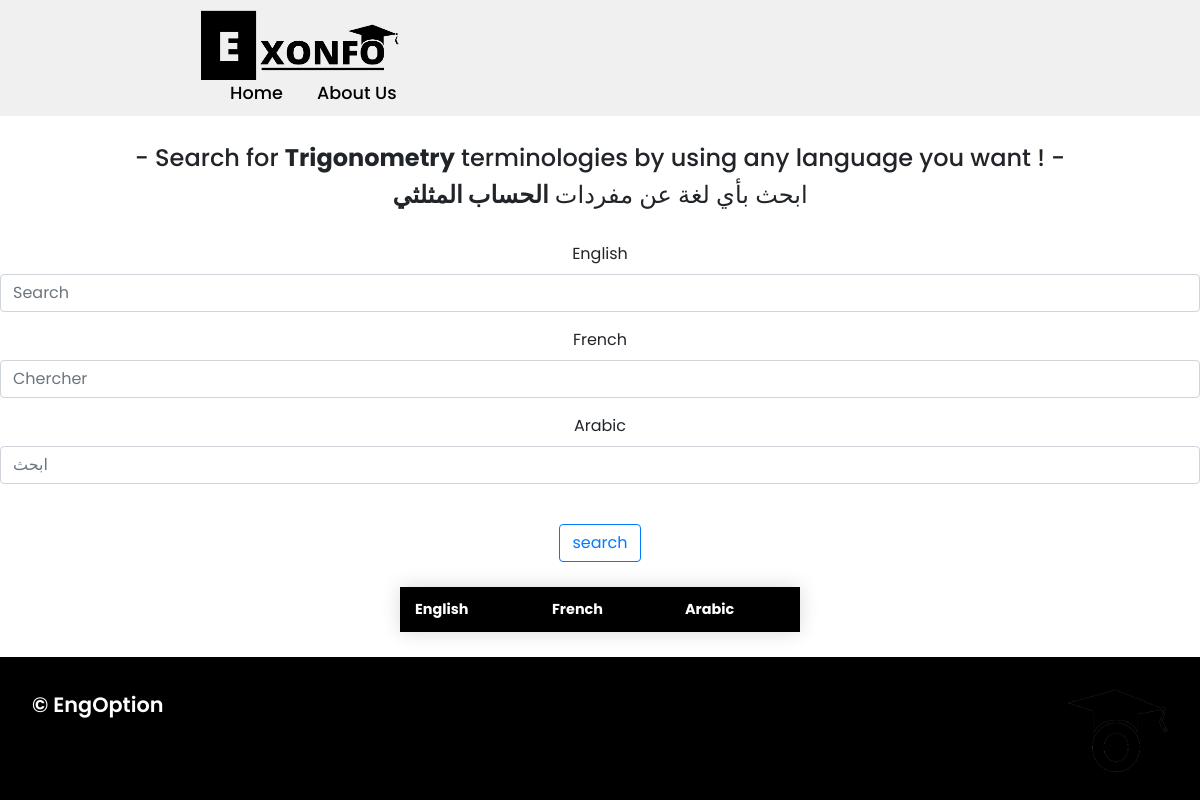
/math/trigonometry/, run on an earlier commit of the app's database.
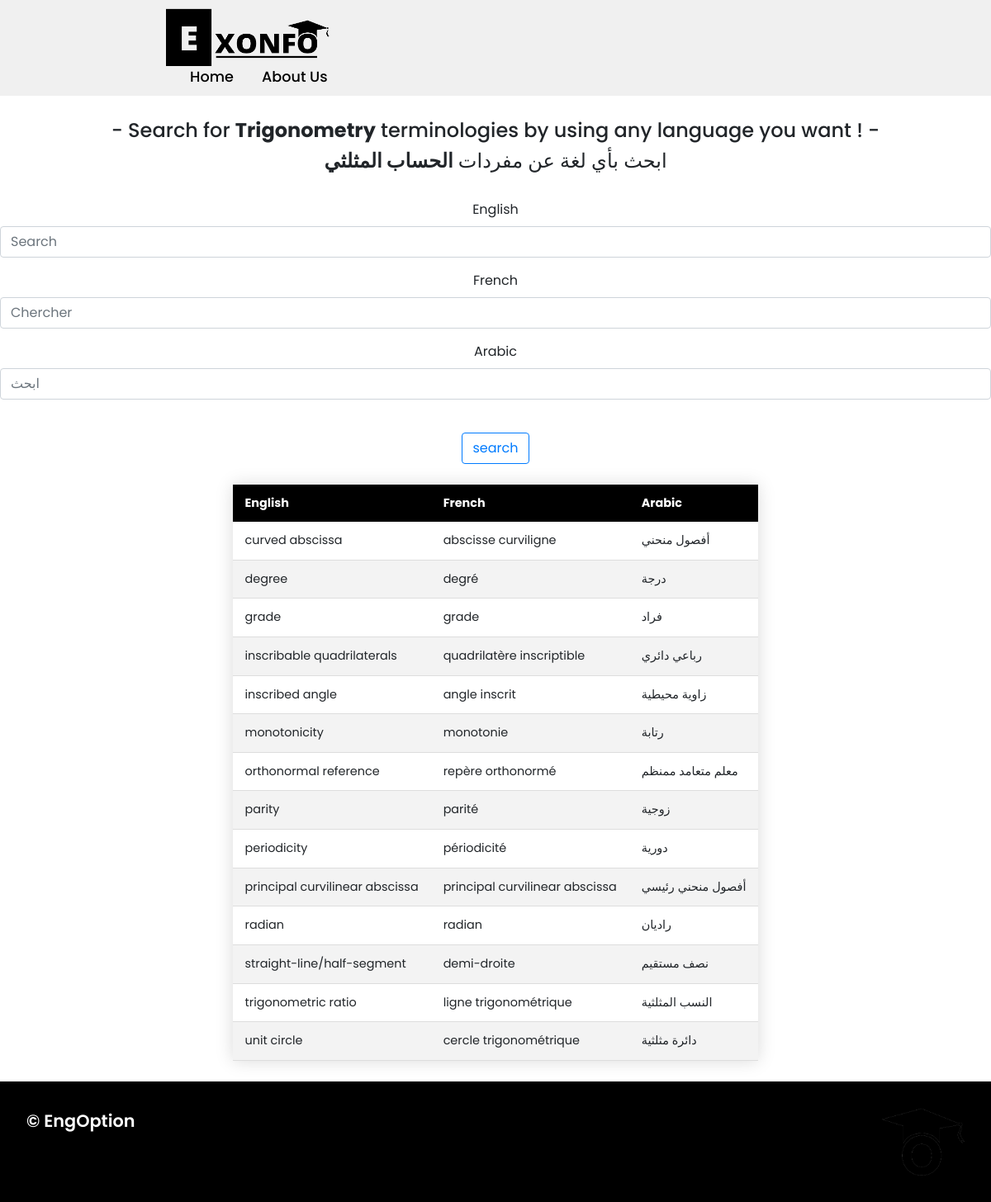
And on a later commit of the database.
### app/models.py (models this page shows, shortened)
class MathWord(models.Model):
    fields = [
        ('General','General'),
        ('Sets and calculus','Sets and calculus'),
        ('Plane Geometry','Plane Geometry'),
        ('Spatial Geometry','Spatial Geometry'),
        ('Trigonometry','Trigonometry'),
        ('Statistics','Statistics'),
        ('Algebra','Algebra'),
        ('Probability','Probability'),
    ]
    english = models.CharField(max_length=100)
    french = models.CharField(max_length=100)
    arabic = models.CharField(max_length=100)
    field = models.CharField(max_length=100,null=True,blank=True,choices=fields)

### app/views.py (the view)
# urls.py: path('math/trigonometry/',math_trigonometry,name="math_trigonometry"),
def math_trigonometry(request):
    trigonometry_words = MathWord.objects.all().filter(field='Trigonometry')
    filter = OrderFilter(request.GET,queryset=trigonometry_words)
    trigonometry_words = filter.qs
    context = {
        'math_trigonometry_words':trigonometry_words,
        'filter':filter,
    }
    return render(request,'math/trigonometry.html',context)

### app/templates/math/trigonometry.html (shortened to what this page needs)
{% extends 'base.html' %}
{% load static %}
{% block body %}
<<br>
<br>
<br>
<br>
<br>
<br>
<center>
    <h4>- Search for <b>Trigonometry</b> terminologies by using any language you want ! -</h4>
    <h4> ابحث بأي لغة عن مفردات <b>الحساب المثلثي</b></h4>
    <br>
    {% include 'search.html' %}
<table style="overflow-x:auto;" class="styled-table">
    <thead>
        <tr>
            <th>English</th>
            <th>French</th>
            <th>Arabic</th>
        </tr>
    </thead>
    <tbody>
        {% for word in math_trigonometry_words %}
        <tr>
            <td>{{word.english}}</td>
            <td>{{word.french}}</td>
            <td>{{word.arabic}}</td>
        </tr>
        {% endfor %}
    </tbody>
</table>
</center>
{% endblock %}

What changed in the data, as far as the page shows it:
added MathWord: english "curved abscissa", french "abscisse curviligne", arabic "أفصول منحني"
added MathWord: english "degree", french "degré", arabic "درجة"
added MathWord: english "grade", french "grade", arabic "فراد"
added MathWord: english "inscribable quadrilaterals", french "quadrilatère inscriptible", arabic "رباعي دائري"
added MathWord: english "inscribed angle", french "angle inscrit", arabic "زاوية محيطية"
added MathWord: english "monotonicity", french "monotonie", arabic "رتابة"
added MathWord: english "orthonormal reference", french "repère orthonormé", arabic "معلم متعامد ممنظم"
added MathWord: english "parity", french "parité", arabic "زوجية"
added MathWord: english "periodicity", french "périodicité", arabic "دورية"
added MathWord: english "principal curvilinear abscissa", french "principal curvilinear abscissa", arabic "أفصول منحني رئيسي"
added MathWord: english "radian", french "radian", arabic "راديان"
added MathWord: english "straight-line/half-segment", french "demi-droite", arabic "نصف مستقيم"
added MathWord: english "trigonometric ratio", french "ligne trigonométrique", arabic "النسب المثلثية"
added MathWord: english "unit circle", french "cercle trigonométrique", arabic "دائرة مثلثية"
